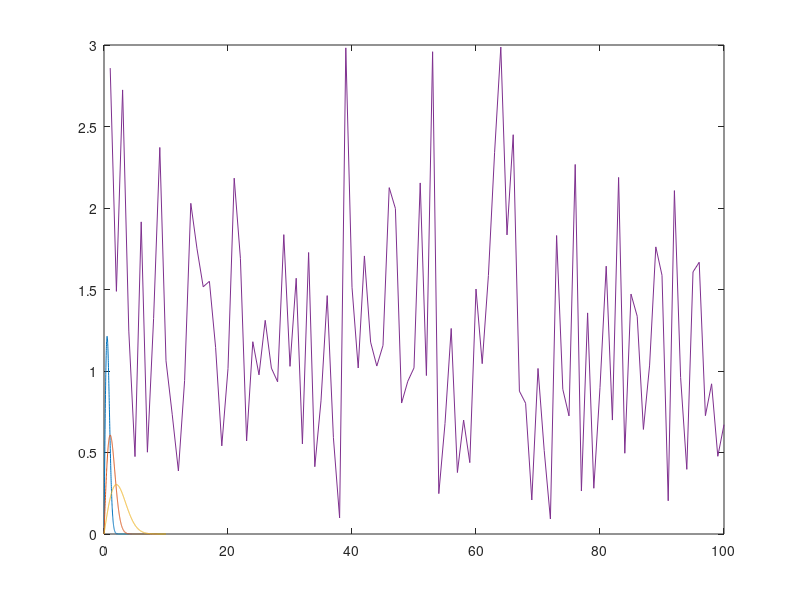

Reproduce this figure in MATLAB.
%% ==========================================================================
x = [0:0.01:10];
    p1 = raylpdf(x,0.5);
    p2 = raylpdf(x,1);
    p3 = raylpdf(x,2);
    plot(x,p1,x,p2,x,p3);
%%
%rayleigh distrubution simulate
 
pd=makedist('Rayleigh');

hold on;
x1 = 1:100;
 for i = x1;
    y(i)=random(pd); 
 end

% plot(x, sin(x));
% plot(x,y);
 plot(x1,y);
hold off;
